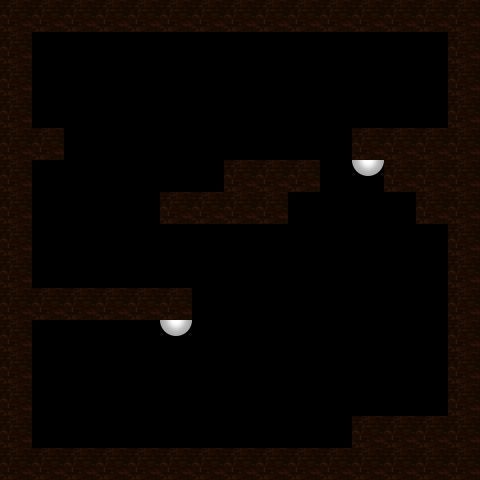

A 2D game scene composited from a Tiled map and its tileset images. What follows is a short description and the map's XML, with each tile layer's data collapsed to a summary:
An orthogonal 15x15 tile map with 32x32 px tiles, 3 tile layers (red, green, blue) and 5 objects.

<map version="1.0" orientation="orthogonal" renderorder="right-down" width="15" height="15" tilewidth="32" tileheight="32" nextobjectid="71">
 <properties>
  <property name="BulletCount" value="25" />
  <property name="Summary" value="This is a test summary that should output before the start of the level to describe to the user what they will have to do to complete the level." />
 </properties>
 <tileset firstgid="1" name="blocks" tilewidth="32" tileheight="32">
  <image source="blocks.png" width="96" height="32" />
 </tileset>
 <layer name="red" width="15" height="15">
  <data>[225 cells, 78 non-empty, 1 distinct tile ids]</data>
 </layer>
 <layer name="green" width="15" height="15">
  <data>[225 cells, 2 non-empty, 1 distinct tile ids]</data>
 </layer>
 <layer name="blue" width="15" height="15">
  <data>[225 cells, 0 non-empty, 0 distinct tile ids]</data>
 </layer>
 <objectgroup name="crystals">
  <object id="54" x="111" y="125" />
 </objectgroup>
 <objectgroup name="seaweed">
  <object id="69" x="431" y="405" />
 </objectgroup>
 <objectgroup name="spikes" opacity="0.9">
  <object id="61" x="248" y="426">
   <ellipse />
  </object>
  <object id="62" x="197" y="422">
   <ellipse />
  </object>
 </objectgroup>
 <objectgroup name="pads">
  <object id="70" x="394" y="116" width="40" height="11" />
 </objectgroup>
</map>